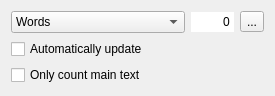
<?xml version="1.0" encoding="UTF-8"?>
<ui version="4.0">
 <class>KWStatisticsDocker</class>
 <widget class="QWidget" name="KWStatisticsDocker">
  <property name="geometry">
   <rect>
    <x>0</x>
    <y>0</y>
    <width>275</width>
    <height>94</height>
   </rect>
  </property>
  <layout class="QGridLayout" name="gridLayout">
   <item row="0" column="0">
    <widget class="QComboBox" name="statistics">
     <property name="currentIndex">
      <number>0</number>
     </property>
     <item>
      <property name="text">
       <string>Words</string>
      </property>
     </item>
     <item>
      <property name="text">
       <string>Sentences</string>
      </property>
     </item>
     <item>
      <property name="text">
       <string>Syllables</string>
      </property>
     </item>
     <item>
      <property name="text">
       <string>Lines</string>
      </property>
     </item>
     <item>
      <property name="text">
       <string>Characters incl. spaces</string>
      </property>
     </item>
     <item>
      <property name="text">
       <string>Characters without spaces</string>
      </property>
     </item>
     <item>
      <property name="text">
       <string>East Asian characters</string>
      </property>
     </item>
     <item>
      <property name="text">
       <string>Flesch reading ease</string>
      </property>
     </item>
    </widget>
   </item>
   <item row="0" column="1">
    <widget class="QLineEdit" name="count">
     <property name="text">
      <string notr="true">0</string>
     </property>
     <property name="frame">
      <bool>false</bool>
     </property>
     <property name="alignment">
      <set>Qt::AlignRight|Qt::AlignTrailing|Qt::AlignVCenter</set>
     </property>
     <property name="readOnly">
      <bool>true</bool>
     </property>
    </widget>
   </item>
   <item row="0" column="2">
    <widget class="QToolButton" name="refresh">
     <property name="text">
      <string>...</string>
     </property>
    </widget>
   </item>
   <item row="1" column="0" colspan="3">
    <widget class="QCheckBox" name="autoRefresh">
     <property name="text">
      <string>Automatically update</string>
     </property>
    </widget>
   </item>
   <item row="2" column="0" colspan="3">
    <widget class="QCheckBox" name="footEndNotes">
     <property name="text">
      <string>Only count main text</string>
     </property>
    </widget>
   </item>
   <item row="3" column="0" colspan="3">
    <spacer name="verticalSpacer">
     <property name="orientation">
      <enum>Qt::Vertical</enum>
     </property>
     <property name="sizeHint" stdset="0">
      <size>
       <width>1</width>
       <height>1</height>
      </size>
     </property>
    </spacer>
   </item>
  </layout>
 </widget>
 <resources/>
 <connections/>
</ui>
